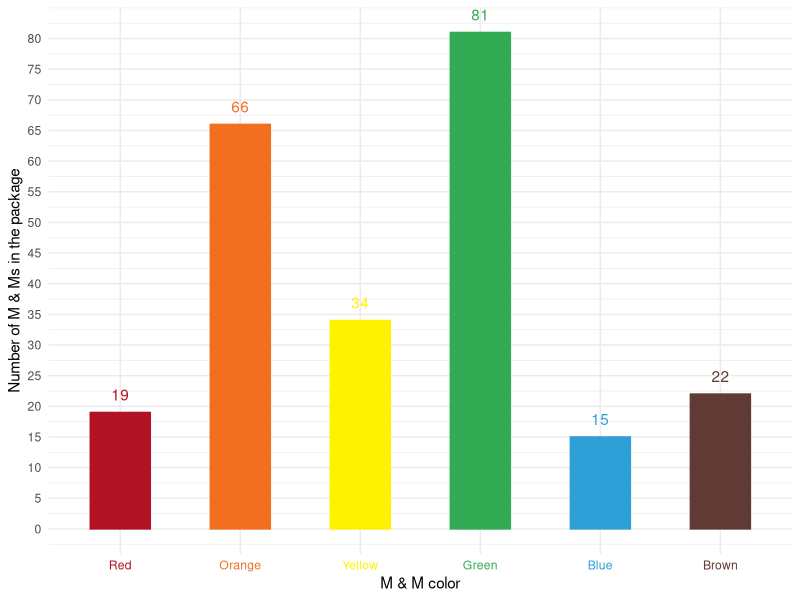
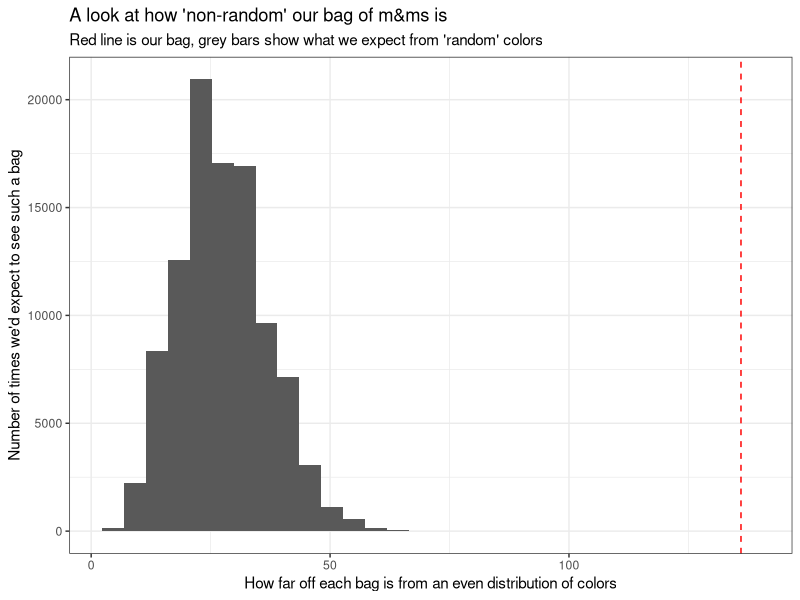
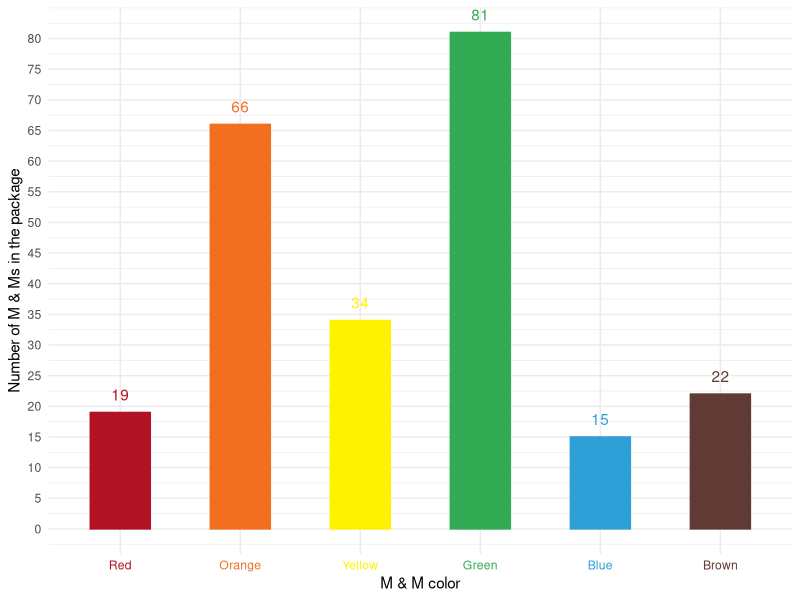

The R script that drew these images, in order:
## ---- chunk 1
library(tidyverse)

theme_set(theme_bw())

set.seed(42)
## ---- chunk 2

plot_data <- tribble(
  ~color, ~count, ~hex_code,
  "Red", 19, "#b11224",
  "Orange", 66,"#f26f22",
  "Yellow", 34, "#fff200",
  "Green", 81, "#31ac55",
  "Blue", 15, "#2f9fd7",
  "Brown", 22, "#603a34"
)

plot_data <- plot_data %>%
  mutate(color = factor(color, levels = color))

ggplot(plot_data, aes(x = color, y = count, color = color, fill = color)) +
  geom_bar(stat = "identity", width = 0.5) +
  geom_text(aes(label = count), vjust = -1) +
  scale_color_manual(values = plot_data$hex_code) +
  scale_fill_manual(values = plot_data$hex_code) +
  scale_y_continuous(breaks = seq(0, 80, 5)) +
  labs(x = "M & M color",
       y = "Number of M & Ms in the package") +
  theme_minimal() +
  theme(legend.position = "none",
        axis.text.x = element_text(color = plot_data$hex_code))
ggsave(file = 'm_and_m_colors.pdf', width = 6.5, height = 5.5)

## ---- chunk 3

simulate_random_color_selection <- function(colors = plot_data$color,
                                            n = sum(plot_data$count)) {
    counts <- table(sample(colors, size = n, replace = T))
    counts
}

compute_test_statistic <- function(counts) {
  total_deviation_from_mean <- sum(abs(counts - mean(counts)))
  total_deviation_from_mean
}


colors <- plot_data$color
N <- sum(plot_data$count)

sample_from_null_once <- function() {
  counts <- simulate_random_color_selection(colors, N)
  total_deviation_from_mean <- compute_test_statistic(counts)
}

null_distribution <- replicate(1e5, sample_from_null_once())
mean(null_distribution)

actual_test_statistic <- compute_test_statistic(plot_data$count)

ggplot(data.frame(null_distribution), aes(x = null_distribution)) +
  geom_histogram() +
  geom_vline(xintercept = actual_test_statistic, linetype = "dashed", color = "red") +
  labs(x = "How far off each bag is from an even distribution of colors",
       y = "Number of times we'd expect to see such a bag",
       title = "A look at how 'non-random' our bag of m&ms is",
       subtitle = "Red line is our bag, grey bars show what we expect from 'random' colors")

